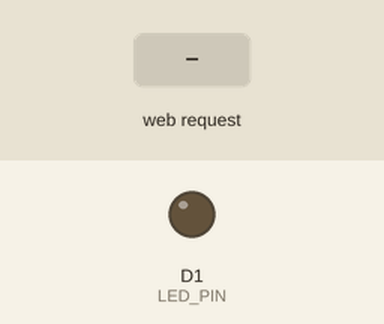
The sketch below on a simulated ESP8266 (NodeMCU). Shown: output pins drawn as LEDs (lit = HIGH). The test bench sets the inputs (shaded band). WiFi joins after 1.5 s; servers stay silent unless stated; what the sketch prints to the serial monitor is not drawn.

Above: at 2.7 s.
2.8 s: HTTP request GET /on received
At 3.5 s:
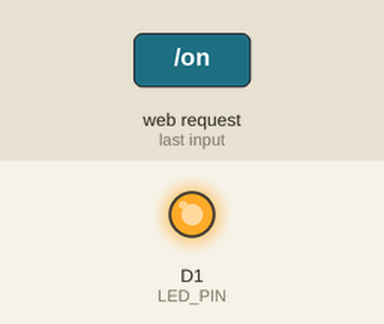
4.3 s: HTTP request GET /off received
At 4.7 s:
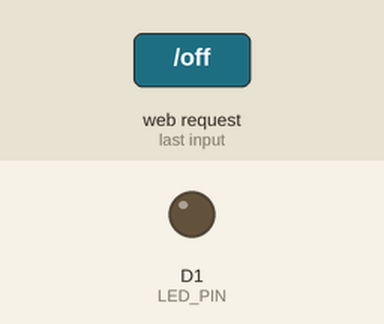
Timing chart, 0 to 7.3 s (numbered marks = the images above; inputs shaded):
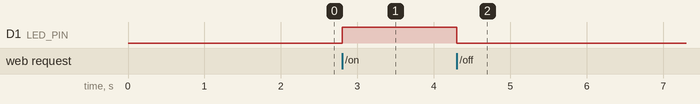

Measured:
- after the input at 2.8 s, D1 (LED_PIN): LOW → HIGH at once
- after the input at 4.3 s, D1 (LED_PIN): HIGH → LOW at once

The sketch:

WiFi_webserver_button.ino
```cpp
#include <ESP8266WiFi.h>
#include <ESP8266HTTPClient.h>

const char* ssid = "LU-IoT2";
const char* password = "CSC49008";
#define LED_PIN D1

WiFiClient nextClient;
WiFiClient client;
WiFiServer myServer(80);
String clientData;


//void processData();
void setup () {
  pinMode(LED_PIN, OUTPUT);
  Serial.begin(9600);
  WiFi.begin(ssid, password);
  Serial.print("\nConnecting to: ");
  Serial.print(ssid);


  while (WiFi.status() != WL_CONNECTED) {
    delay(500);
    Serial.print(".");
  }
  Serial.print("\nIP Address is:");
  Serial.println(WiFi.localIP());

  //WiFiClient client;


  myServer.begin();

}

void loop() {
  nextClient = myServer.available();
  //Serial.println("Next Client: " + nextClient);

  if (nextClient != NULL) {
    //Serial.println("Found client!");
    String clientData = "";
    while (nextClient.connected()) {

      //Serial.println("Client connected!");
      if (nextClient.available()) //Has client sent data?
      {
        //Serial.println("Client Available!");
        //Serial.println("Client data: " + clientData);
        processData();
      }


    }
  }
}

void processData () {
  char ch = nextClient.read(); //read next char from client
  //Serial.print(ch);
  if (ch == '\n') { //if this is end of line means client is done sending
    String cmd = "";
    if (clientData.length() == 0) { //tell http client we are done
      nextClient.println("HTTP/1.1 200 OK");
      nextClient.println("Content-type:text/html");
      nextClient.println("Connection:close");
      nextClient.println();
      nextClient.stop(); //disconnect from client
    }

    else {
      //PRINT OUT CLIENT DATA?
      //Serial.println("Client Data: " + clientData);
      cmd += clientData;

      if (cmd.startsWith("GET")) {
        String command = cmd.substring(3);
        command.trim();

        int HTTPindex = command.indexOf("HTTP/1.1");
        command = command.substring(1, HTTPindex);
        command.trim();
        Serial.println("Command:" + command);

        if (command.equals("on")) {
          digitalWrite(LED_PIN, HIGH);
        }
        else if (command.equals("off")) {
          digitalWrite(LED_PIN, LOW);
        }
      }

    }

    clientData = ""; //clear out current command
  }

  else if (ch != '\r') {
    clientData += ch;
  }


}
```
